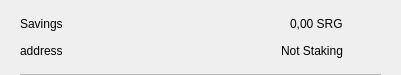
<?xml version="1.0" encoding="UTF-8"?>
<ui version="4.0">
 <class>CSRow</class>
 <widget class="QWidget" name="CSRow">
  <property name="geometry">
   <rect>
    <x>0</x>
    <y>0</y>
    <width>401</width>
    <height>75</height>
   </rect>
  </property>
  <property name="windowTitle">
   <string>Form</string>
  </property>
  <layout class="QVBoxLayout" name="verticalLayout">
   <property name="spacing">
    <number>0</number>
   </property>
   <property name="leftMargin">
    <number>20</number>
   </property>
   <property name="topMargin">
    <number>10</number>
   </property>
   <property name="rightMargin">
    <number>20</number>
   </property>
   <property name="bottomMargin">
    <number>0</number>
   </property>
   <item>
    <widget class="QWidget" name="info" native="true">
     <property name="minimumSize">
      <size>
       <width>0</width>
       <height>0</height>
      </size>
     </property>
     <layout class="QHBoxLayout" name="horizontalLayout_3">
      <property name="leftMargin">
       <number>0</number>
      </property>
      <property name="topMargin">
       <number>0</number>
      </property>
      <property name="rightMargin">
       <number>0</number>
      </property>
      <property name="bottomMargin">
       <number>10</number>
      </property>
      <item>
       <widget class="QWidget" name="container" native="true">
        <property name="minimumSize">
         <size>
          <width>0</width>
          <height>0</height>
         </size>
        </property>
        <layout class="QVBoxLayout" name="verticalLayout_2">
         <property name="spacing">
          <number>0</number>
         </property>
         <property name="leftMargin">
          <number>0</number>
         </property>
         <property name="topMargin">
          <number>0</number>
         </property>
         <property name="rightMargin">
          <number>0</number>
         </property>
         <property name="bottomMargin">
          <number>0</number>
         </property>
         <item>
          <layout class="QHBoxLayout" name="horizontalLayout">
           <item>
            <widget class="QLabel" name="labelName">
             <property name="toolTip">
              <string notr="true"/>
             </property>
             <property name="text">
              <string>Savings</string>
             </property>
            </widget>
           </item>
           <item>
            <spacer name="horizontalSpacer">
             <property name="orientation">
              <enum>Qt::Horizontal</enum>
             </property>
             <property name="sizeHint" stdset="0">
              <size>
               <width>40</width>
               <height>20</height>
              </size>
             </property>
            </spacer>
           </item>
           <item>
            <widget class="QLabel" name="labelAmount">
             <property name="text">
              <string>0,00 SRG</string>
             </property>
            </widget>
           </item>
          </layout>
         </item>
         <item>
          <layout class="QHBoxLayout" name="horizontalLayout_2">
           <item>
            <widget class="QLabel" name="labelAddress">
             <property name="toolTip">
              <string notr="true"/>
             </property>
             <property name="text">
              <string>address</string>
             </property>
            </widget>
           </item>
           <item>
            <spacer name="horizontalSpacer_2">
             <property name="orientation">
              <enum>Qt::Horizontal</enum>
             </property>
             <property name="sizeHint" stdset="0">
              <size>
               <width>40</width>
               <height>20</height>
              </size>
             </property>
            </spacer>
           </item>
           <item>
            <widget class="QLabel" name="labelStaking">
             <property name="text">
              <string>Not Staking</string>
             </property>
            </widget>
           </item>
          </layout>
         </item>
        </layout>
       </widget>
      </item>
      <item alignment="Qt::AlignHCenter|Qt::AlignVCenter">
       <widget class="QPushButton" name="pushButtonMenu">
        <property name="minimumSize">
         <size>
          <width>24</width>
          <height>24</height>
         </size>
        </property>
        <property name="maximumSize">
         <size>
          <width>32</width>
          <height>32</height>
         </size>
        </property>
        <property name="focusPolicy">
         <enum>Qt::NoFocus</enum>
        </property>
        <property name="styleSheet">
         <string notr="true">border:none; background-color:transparent;</string>
        </property>
        <property name="text">
         <string/>
        </property>
        <property name="icon">
         <iconset>
          <normaloff>://ic-menu-hover</normaloff>://ic-menu-hover</iconset>
        </property>
        <property name="iconSize">
         <size>
          <width>24</width>
          <height>24</height>
         </size>
        </property>
       </widget>
      </item>
     </layout>
    </widget>
   </item>
   <item>
    <widget class="QLabel" name="lblDivisory">
     <property name="minimumSize">
      <size>
       <width>0</width>
       <height>1</height>
      </size>
     </property>
     <property name="maximumSize">
      <size>
       <width>16777215</width>
       <height>1</height>
      </size>
     </property>
     <property name="styleSheet">
      <string notr="true">background-color:#bababa;</string>
     </property>
     <property name="text">
      <string/>
     </property>
     <property name="alignment">
      <set>Qt::AlignBottom|Qt::AlignLeading|Qt::AlignLeft</set>
     </property>
    </widget>
   </item>
  </layout>
 </widget>
 <resources/>
 <connections/>
</ui>
